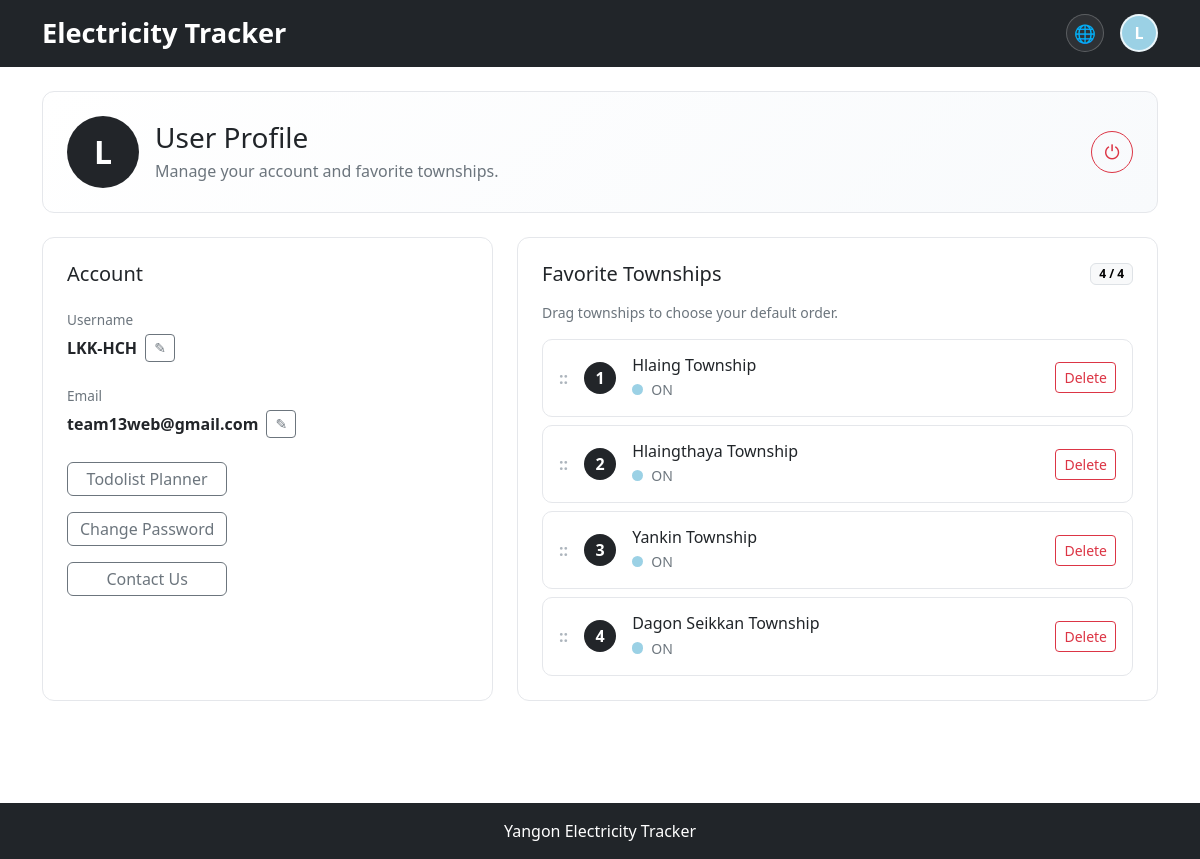
/accounts/profile/ (signed in), run on the app's committed database.
### powertracker/models.py (models this page shows, shortened)
class FavoriteTownship(models.Model):
    user_profile = models.ForeignKey(UserProfile, on_delete=models.CASCADE)
    township = models.ForeignKey(Township, on_delete=models.CASCADE)
    position = models.PositiveIntegerField(default=0)
    created_at = models.DateTimeField(auto_now_add=True)
    class Meta:
        ordering = ["position", "created_at"]
        unique_together = ["user_profile", "township"]

class Township(models.Model):
    GROUP_CHOICES = [
        ("A", "Group A"),
        ("B", "Group B"),
    ]
    STATUS_CHOICES = [
        ("ON", "Electricity ON"),
        ("OFF", "Electricity OFF"),
        ("UNCERTAIN", "Uncertain"),
    ]
    name = models.CharField(
        max_length=100, unique=True
        )
    name_mm = models.CharField(
        max_length=100, blank=True
        )
    name_zh = models.CharField(
        max_length=100, blank=True
        )
    group = models.CharField(
        max_length=1,
        choices=GROUP_CHOICES
    )
    current_status = models.CharField(
        max_length=10,
        choices=STATUS_CHOICES,
        default="UNCERTAIN"
    )
    updated_at = models.DateTimeField(
        auto_now=True
    )
    @property
    def localized_name(self):
        language = (get_language() or "en").lower()
        if language.startswith("my") and self.name_mm:
            return self.name_mm
        if language.startswith("zh") and self.name_zh:
            return self.name_zh
        return self.name

### powertracker/views.py (the view)
# urls.py: path("accounts/profile/", views.profile_view, name="profile"),
@login_required
def profile_view(request):
    profile, created = UserProfile.objects.get_or_create(user=request.user)
    favorite_items = FavoriteTownship.objects.filter(
        user_profile=profile
    ).select_related("township").order_by(
        "position",
        "created_at"
    )
    return render(request, "powertracker/profile.html", {
        "profile": profile,
        "favorite_items": favorite_items,
        "max_favorite_townships": MAX_FAVORITE_TOWNSHIPS,
    })

### powertracker/templates/powertracker/profile.html (shortened to what this page needs)
{% extends "powertracker/base.html" %}
{% load i18n static %}
{% block extra_css %}
<link rel="stylesheet" href="{% static 'css/profile.css' %}">
{% endblock %}
{% block content %}
<section class="profile-page container py-4">
    <div class="profile-hero p-4 mb-4">
        <div class="d-flex align-items-center justify-content-between gap-3 flex-wrap">
            <div class="d-flex align-items-center gap-3">
                <div class="profile-avatar">
                    {{ request.user.username|first|upper }}
                </div>
                <div>
                    <h1 class="h3 mb-1">{% trans "User Profile" %}</h1>
                    <p class="text-secondary mb-0">{% trans "Manage your account and favorite townships." %}</p>
                </div>
            </div>
            <form method="post" action="{% url 'account_logout' %}" class="mb-0">
                <button
                    type="submit"
                    class="btn btn-outline-danger profile-logout-button"
                    aria-label="{% trans 'Logout' %}"
                    title="{% trans 'Logout' %}"
                >
                    &#9211;
                </button>
            </form>
        </div>
    </div>
    <div class="row g-4">
        <div class="col-lg-5">
            <div class="profile-panel p-4 h-100">
                <h2 class="h5 mb-4">{% trans "Account" %}</h2>
                <div class="account-section">
                    <p class="profile-label">{% trans "Username" %}</p>
                    <div id="username-display" class="d-flex align-items-center gap-2">
                        <span class="profile-value">{{ request.user.username }}</span>
                        <button
                            type="button"
                            class="btn btn-sm btn-outline-secondary"
                            id="edit-username-button"
                            aria-label="{% trans 'Edit username' %}"
                        >
                            &#9998;
                        </button>
                    </div>
                </div>
                <div class="account-section">
                    <p class="profile-label">{% trans "Email" %}</p>
                    <div class="d-flex align-items-center gap-2">
                        <span class="profile-value">
                            {% if request.user.email %}
                                {{ request.user.email }}
                            {% else %}
                                {% trans "No email set" %}
                            {% endif %}
                        </span>
                        <a
                            href="{% url 'account_email' %}"
                            class="btn btn-sm btn-outline-secondary"
                            aria-label="{% trans 'Manage email' %}"
                            title="{% trans 'Manage email' %}"
                        >
                            &#9998;
                        </a>
                    </div>
                </div>
                <div class="profile-actions d-grid gap-3 justify-content-start">
                    <a href="{% url 'todo_planner' %}" class="btn btn-outline-secondary">
                        {% trans "Todolist Planner" %}
                    </a>
                    <a href="{% url 'account_change_password' %}" class="btn btn-outline-secondary">
                        {% trans "Change Password" %}
                    </a>
                    <a href="{% url 'contact_us' %}" class="btn btn-outline-secondary">
                        {% trans "Contact Us" %}
                    </a>
                </div>
            </div>
        </div>
        <div class="col-lg-7">
            <div class="profile-panel p-4 h-100">
                <div class="d-flex justify-content-between align-items-center mb-3">
                    <h2 class="h5 mb-0">{% trans "Favorite Townships" %}</h2>
                    <span class="badge text-bg-light border">
                        {{ favorite_items|length }} / {{ max_favorite_townships }}
                    </span>
                </div>
                {% if favorite_items %}
                    <p class="text-secondary small mb-3">
                        {% trans "Drag townships to choose your default order." %}
                    </p>
                    <div
                        class="favorite-list d-grid gap-2"
                        data-favorite-list
                        data-reorder-url="{% url 'reorder_favorite_townships' %}"
                    >
                        {% for favorite in favorite_items %}
                            <div
                                class="favorite-township-row d-flex align-items-center gap-3 p-3"
                                draggable="true"
                                data-township-id="{{ favorite.township.id }}"
                            >
                                <span class="favorite-drag-handle" aria-hidden="true">
                                    ::
                                </span>
                                <span class="favorite-position">
                                    {{ favorite.position }}
                                </span>
                                <a
                                    href="{% url 'township_detail' favorite.township.id %}"
                                    class="favorite-township-link flex-grow-1 text-decoration-none text-dark"
                                >
                                    <h3 class="h6 mb-1">{{ favorite.township.localized_name }}</h3>
                                    <span class="d-flex align-items-center gap-2 text-secondary small">
                                        <span class="status-dot status-{{ favorite.township.current_status|lower }}"></span>
                                        {{ favorite.township.current_status }}
                                    </span>
                                </a>
                                <form
                                    method="post"
                                    action="{% url 'remove_favorite_township' favorite.township.id %}"
                                    class="mb-0"
                                >
                                    <button
                                        type="submit"
                                        class="btn btn-sm btn-outline-danger"
                                        aria-label="{% trans 'Remove favorite township' %}"
                                    >
                                        {% trans "Delete" %}
                                    </button>
                                </form>
                            </div>
                        {% endfor %}
                    </div>
                {% endif %}
            </div>
        </div>
    </div>
</section>
{% endblock %}

### powertracker/templates/powertracker/base.html (shortened to what this page needs)
{% load i18n static %}
<!DOCTYPE html>
{% get_current_language as CURRENT_LANGUAGE %}
<html lang="{{ CURRENT_LANGUAGE }}">
<head>
    <link rel="stylesheet" href="{% static 'bootstrap/css/bootstrap.min.css' %}">
    {% block extra_css %}
    {% endblock %}
</head>
<body>
<nav class="navbar navbar-expand-lg navbar-dark bg-dark">
    <div class="container">
        <a class="navbar-brand" href="{% url 'home' %}?view=map">
            {% trans "Electricity Tracker" %}
        </a>
        <div class="ms-auto d-flex align-items-center gap-3">
        <form action="{% url 'set_language' %}" method="post" class="mb-0 language-switcher">
            <span class="language-switcher-icon" aria-hidden="true">&#127760;</span>
                {% get_available_languages as LANGUAGES %}
                {% get_language_info_list for LANGUAGES as languages %}
        </form>
        {% if user.is_authenticated %}
            <a class="nav-link user-avatar-link" href="{% url 'profile' %}" aria-label="{% trans 'User profile' %}">
                <span class="user-avatar">
                    {{ user.username|first|upper }}
                </span>
            </a>
        {% else %}
            <a class="nav-link text-white" href="{% url 'account_login' %}">
                {% trans "Login" %}
            </a>
        {% endif %}
        </div>
    </div>
</nav>
<main>
    {% block content %}
    {% endblock %}
</main>
<footer class="bg-dark text-white text-center py-3">
    <p class="mb-0">{% trans "Yangon Electricity Tracker" %}</p>
</footer>
</body>
</html>

### powertracker/static/css/profile.css (style rules this page uses)
.profile-page { min-height: calc(100vh - 128px); }
.profile-hero { border: 1px solid #e5e7eb; border-radius: 12px; background: linear-gradient(135deg, #ffffff 0%, #f8fafc 100%); }
.profile-avatar { width: 72px; height: 72px; border-radius: 999px; display: inline-flex; align-items: center; justify-content: center; background: #222529; color: #ffffff; font-size: 2rem; font-weight: 700; }
.profile-logout-button { width: 42px; height: 42px; border-radius: 999px; display: inline-flex; align-items: center; justify-content: center; padding: 0; font-size: 1.2rem; line-height: 1; }
.profile-panel { border: 1px solid #e5e7eb; border-radius: 12px; background: #ffffff; }
.account-section { margin-bottom: 1.5rem; }
.profile-label { color: #6c757d; font-size: 0.85rem; margin-bottom: 0.25rem; }
.profile-value { font-weight: 700; color: #222529; }
.profile-actions .btn, .account-section .btn { line-height: 1.25; }
.favorite-township-row { border: 1px solid #e5e7eb; border-radius: 10px; background: #ffffff; transition: transform 0.15s ease, box-shadow 0.15s ease; }
.favorite-drag-handle { color: #adb5bd; cursor: grab; font-weight: 700; letter-spacing: 0; }
.favorite-position { width: 2rem; height: 2rem; border-radius: 999px; display: inline-flex; align-items: center; justify-content: center; flex: 0 0 auto; background: #222529; color: #ffffff; font-weight: 700; }
.favorite-township-link { min-width: 0; }
.status-dot { width: 0.7rem; height: 0.7rem; border-radius: 999px; display: inline-block; }
.status-on { background: #9bd1e5; }

### powertracker/templates/powertracker/base.html (style rules this page uses)
.user-avatar-link { padding: 0; }
.user-avatar { width: 38px; height: 38px; border-radius: 999px; display: inline-flex; align-items: center; justify-content: center; color: #ffffff; background: #9bd1e5; border: 2px solid rgba(255, 255, 255, 0.8); font-weight: 700; }
html, body { min-height: 100%; background: #212529; }
body { min-height: 100vh; }
.navbar { min-height: 64px; }
.navbar-brand { font-size: 1.7rem; font-weight: 700; letter-spacing: 0; }
main { min-height: calc(100vh - 64px); background: #ffffff; }
.language-switcher { position: relative; display: inline-flex; align-items: center; justify-content: center; width: 38px; height: 38px; padding: 0; border: 1px solid rgba(255, 255, 255, 0.22); border-radius: 999px; background: rgba(255, 255, 255, 0.06); overflow: hidden; }
.language-switcher-icon { color: #ffffff; font-size: 1.1rem; line-height: 1; pointer-events: none; }

### data on the page
FavoriteTownship: position "1", township.localized_name "Hlaing Township", township.current_status "ON"
FavoriteTownship: position "2", township.localized_name "Hlaingthaya Township", township.current_status "ON"
FavoriteTownship: position "3", township.localized_name "Yankin Township", township.current_status "ON"
FavoriteTownship: position "4", township.localized_name "Dagon Seikkan Township", township.current_status "ON"

### other printed values
{{ user.username|first|upper }} "L"
{{ request.user.username|first|upper }} "L"
{{ request.user.username }} "LKK-HCH"
{{ request.user.email }} "team13web@gmail.com"
{{ favorite_items|length }} "4"
{{ max_favorite_townships }} "4"
